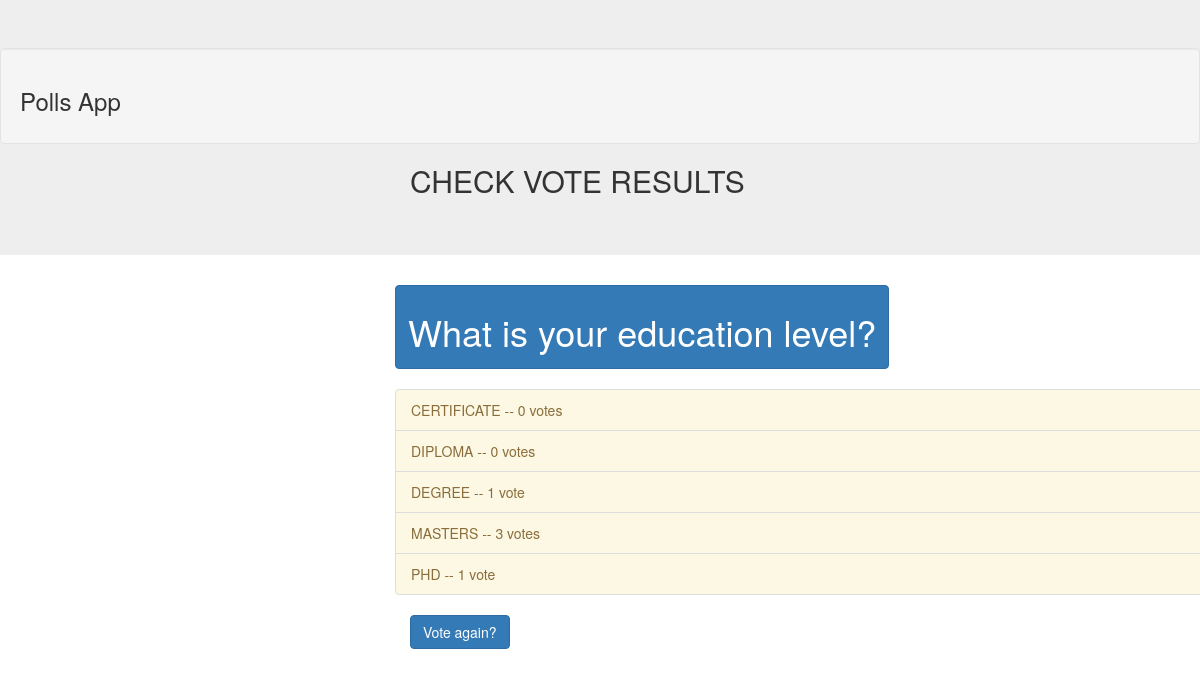
/pollsproject1/4/results/, run on the app's committed database.
### pollsproject1/models.py (models this page shows, shortened)
class Question(models.Model):
    question_text = models.CharField(max_length=200)
    pub_date = models.DateTimeField('date published')
    def was_published_recently(self):
        now = timezone.now()
        return now - datetime.timedelta(days=1) <= self.pub_date <= now
    was_published_recently.admin_order_field = 'pub_date'
    was_published_recently.boolean = True
    was_published_recently.short_description = 'Published recently?'

class Choice(models.Model):
    question = models.ForeignKey(Question, on_delete=models.CASCADE)
    choice_text = models.CharField(max_length=200)
    votes = models.IntegerField(default=0)

### pollsproject1/views.py (the view)
# urls.py: path('<int:pk>/results/', views.ResultsView.as_view(), name='results'),
class ResultsView(generic.DetailView):
    model = Question
    template_name = 'pollsproject1/results.html'

### templates/pollsproject1/results.html (shortened to what this page needs)
{% load static %}
<!doctype html>
<html lang="en">
<head>
  <link rel="stylesheet" href="https://maxcdn.bootstrapcdn.com/bootstrap/3.4.0/css/bootstrap.min.css">
</head>
<body>
  <div class="jumbotron" >
<div class="well" color:grey;>
<h3> Polls App</h3>
</div>
<h2>CHECK VOTE RESULTS</h2>
  </div>
<div id="content" name="content" class="main">
    <div class="row justify-content-center">
      <div class="col-8">
        <div class="btn btn-primary ">
	      <h1>{{ question.question_text }}</h1>
        </div>
        <br>
        <br>
        <ul class="list-group list-group-flush">
        {% for choice in question.choice_set.all %}
        <li class="list-group-item list-group-item-warning">{{ choice.choice_text }} -- {{ choice.votes }} vote{{ choice.votes|pluralize }}</li>
        {% endfor %}
        </ul>
</div>
    </div>
      </div>
<a href="{% url 'pollsproject1:detail' question.id %}"><button class="btn btn-primary">Vote again?</button></a>
</body>
</html>

### templates/pollsproject1/results.html (style rules this page uses)
.main,h2,a { margin-left:400px; padding: 0px 10px; }
body { background-color: white; }

### data on the page
Question: question_text "What is your education level?"
Choice: choice_text "CERTIFICATE", votes "0"
Choice: choice_text "DIPLOMA", votes "0"
Choice: choice_text "DEGREE", votes "1"
Choice: choice_text "MASTERS", votes "3"
Choice: choice_text "PHD", votes "1"
